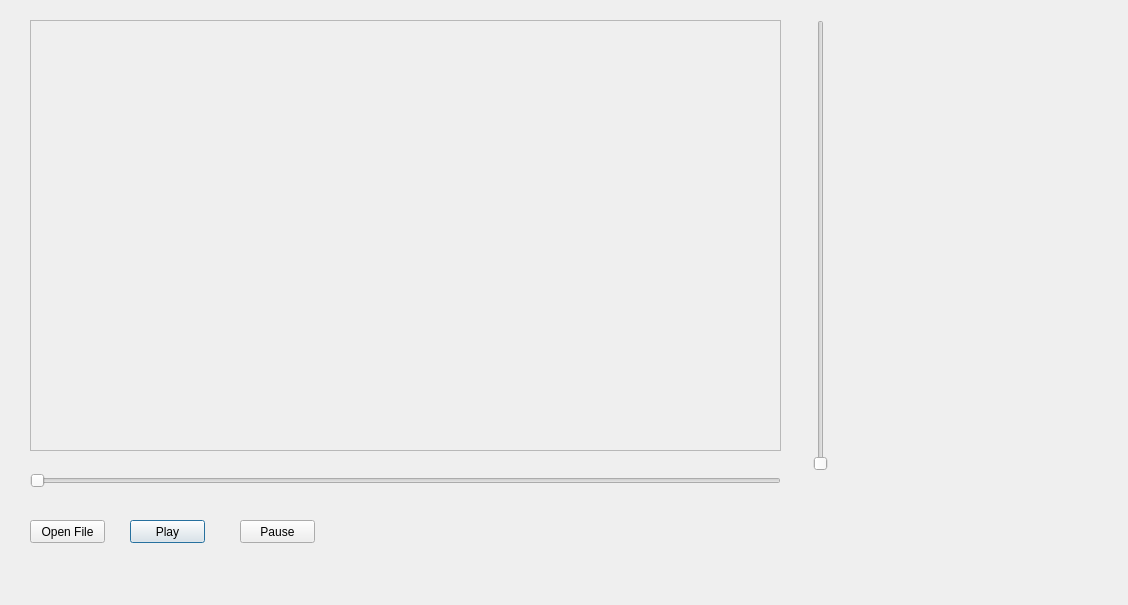
<?xml version="1.0" encoding="UTF-8"?>
<ui version="4.0">
 <class>Dialog</class>
 <widget class="QDialog" name="Dialog">
  <property name="geometry">
   <rect>
    <x>0</x>
    <y>0</y>
    <width>1128</width>
    <height>605</height>
   </rect>
  </property>
  <property name="windowTitle">
   <string>Dialog</string>
  </property>
  <widget class="QFrame" name="videoFrame">
   <property name="geometry">
    <rect>
     <x>30</x>
     <y>20</y>
     <width>751</width>
     <height>431</height>
    </rect>
   </property>
   <property name="frameShape">
    <enum>QFrame::StyledPanel</enum>
   </property>
   <property name="frameShadow">
    <enum>QFrame::Raised</enum>
   </property>
  </widget>
  <widget class="QSlider" name="trackbarSlider">
   <property name="geometry">
    <rect>
     <x>30</x>
     <y>470</y>
     <width>751</width>
     <height>22</height>
    </rect>
   </property>
   <property name="orientation">
    <enum>Qt::Horizontal</enum>
   </property>
  </widget>
  <widget class="QSlider" name="volumeSlider">
   <property name="geometry">
    <rect>
     <x>810</x>
     <y>20</y>
     <width>22</width>
     <height>451</height>
    </rect>
   </property>
   <property name="orientation">
    <enum>Qt::Vertical</enum>
   </property>
  </widget>
  <widget class="QPushButton" name="playButton">
   <property name="geometry">
    <rect>
     <x>130</x>
     <y>520</y>
     <width>75</width>
     <height>23</height>
    </rect>
   </property>
   <property name="text">
    <string>Play</string>
   </property>
  </widget>
  <widget class="QPushButton" name="pauseButton">
   <property name="geometry">
    <rect>
     <x>240</x>
     <y>520</y>
     <width>75</width>
     <height>23</height>
    </rect>
   </property>
   <property name="text">
    <string>Pause</string>
   </property>
  </widget>
  <widget class="QPushButton" name="pushButton">
   <property name="geometry">
    <rect>
     <x>30</x>
     <y>520</y>
     <width>75</width>
     <height>23</height>
    </rect>
   </property>
   <property name="text">
    <string>Open File</string>
   </property>
  </widget>
 </widget>
 <resources/>
 <connections/>
</ui>
